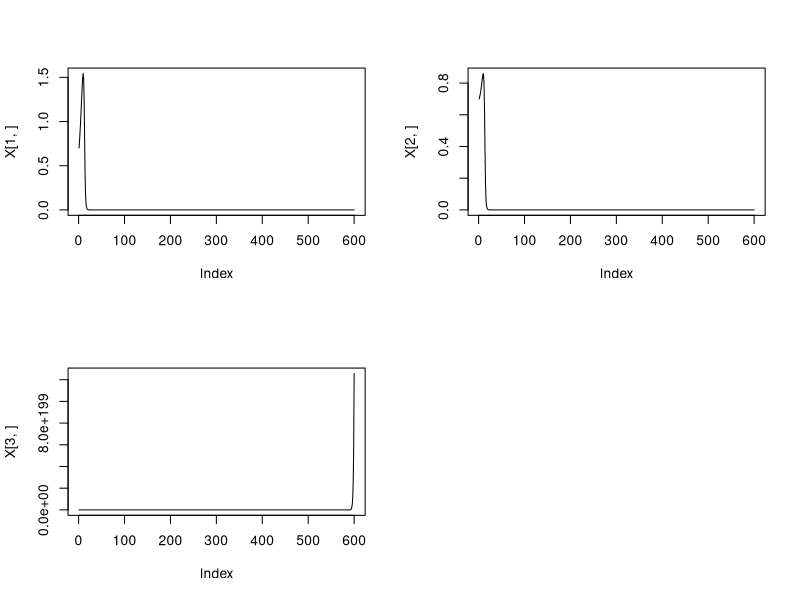

Reproduce this figure in R.
np=600

t = seq(0, 60, length.out = np)

del = t[2] - t[1]

u1 = rep(1, np)
u2 = rep(0, np)
u3 = rep(0, np)

X = matrix(rep(0, 3*np), nrow=3)

X[,1] = c(.7, .7, .5)

A=1
B=1
C=1

x1 = X[,1]

for (i in 2:np){
   T1 = matrix(c(0, x1[2], x1[3], x1[1], 0, x1[3], -x1[1], -x1[2],0), ncol=3)
   T2 = matrix(c(A*u1[i], 0, 0, 0, B*u2[i], 0,0,0,C*u3[3]), ncol=3)
   x2 = x1 + del*(x1 * T1 %*% x1 + T2 %*% x1)
   X[,i] = x2
   x1 = x2
}

par(mfrow=c(2,2))

plot(X[1,], type='l')
plot(X[2,], type='l')
plot(X[3,], type='l')






